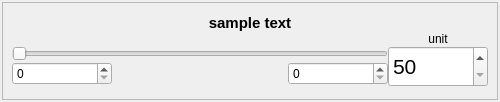
<?xml version="1.0" encoding="UTF-8"?>
<ui version="4.0">
 <class>Form</class>
 <widget class="QWidget" name="Form">
  <property name="geometry">
   <rect>
    <x>0</x>
    <y>0</y>
    <width>500</width>
    <height>102</height>
   </rect>
  </property>
  <property name="sizePolicy">
   <sizepolicy hsizetype="MinimumExpanding" vsizetype="Fixed">
    <horstretch>0</horstretch>
    <verstretch>0</verstretch>
   </sizepolicy>
  </property>
  <property name="minimumSize">
   <size>
    <width>500</width>
    <height>102</height>
   </size>
  </property>
  <property name="maximumSize">
   <size>
    <width>16777215</width>
    <height>16777215</height>
   </size>
  </property>
  <property name="windowTitle">
   <string>Form</string>
  </property>
  <layout class="QVBoxLayout" name="verticalLayout">
   <property name="spacing">
    <number>0</number>
   </property>
   <property name="margin">
    <number>2</number>
   </property>
   <item>
    <widget class="QFrame" name="frame_2">
     <property name="sizePolicy">
      <sizepolicy hsizetype="Minimum" vsizetype="Fixed">
       <horstretch>0</horstretch>
       <verstretch>0</verstretch>
      </sizepolicy>
     </property>
     <property name="maximumSize">
      <size>
       <width>16777215</width>
       <height>1677777</height>
      </size>
     </property>
     <property name="frameShape">
      <enum>QFrame::StyledPanel</enum>
     </property>
     <property name="frameShadow">
      <enum>QFrame::Sunken</enum>
     </property>
     <layout class="QVBoxLayout" name="verticalLayout_3">
      <item>
       <layout class="QGridLayout" name="gridLayout_2" rowstretch="0,0,0,0">
        <property name="sizeConstraint">
         <enum>QLayout::SetDefaultConstraint</enum>
        </property>
        <property name="spacing">
         <number>0</number>
        </property>
        <item row="2" column="0" colspan="3">
         <widget class="QSlider" name="slider">
          <property name="sizePolicy">
           <sizepolicy hsizetype="Preferred" vsizetype="Fixed">
            <horstretch>0</horstretch>
            <verstretch>0</verstretch>
           </sizepolicy>
          </property>
          <property name="font">
           <font>
            <stylestrategy>PreferAntialias</stylestrategy>
           </font>
          </property>
          <property name="minimum">
           <number>50</number>
          </property>
          <property name="maximum">
           <number>1000</number>
          </property>
          <property name="orientation">
           <enum>Qt::Horizontal</enum>
          </property>
         </widget>
        </item>
        <item row="3" column="0">
         <widget class="QSpinBox" name="minrange">
          <property name="sizePolicy">
           <sizepolicy hsizetype="Fixed" vsizetype="Fixed">
            <horstretch>0</horstretch>
            <verstretch>0</verstretch>
           </sizepolicy>
          </property>
          <property name="minimumSize">
           <size>
            <width>100</width>
            <height>0</height>
           </size>
          </property>
          <property name="keyboardTracking">
           <bool>false</bool>
          </property>
         </widget>
        </item>
        <item row="3" column="2">
         <widget class="QSpinBox" name="maxrange">
          <property name="sizePolicy">
           <sizepolicy hsizetype="Fixed" vsizetype="Fixed">
            <horstretch>0</horstretch>
            <verstretch>0</verstretch>
           </sizepolicy>
          </property>
          <property name="minimumSize">
           <size>
            <width>100</width>
            <height>0</height>
           </size>
          </property>
          <property name="keyboardTracking">
           <bool>false</bool>
          </property>
         </widget>
        </item>
        <item row="1" column="3">
         <widget class="QLabel" name="unit">
          <property name="sizePolicy">
           <sizepolicy hsizetype="Preferred" vsizetype="Fixed">
            <horstretch>0</horstretch>
            <verstretch>0</verstretch>
           </sizepolicy>
          </property>
          <property name="text">
           <string>unit</string>
          </property>
          <property name="alignment">
           <set>Qt::AlignCenter</set>
          </property>
         </widget>
        </item>
        <item row="3" column="1">
         <spacer name="horizontalSpacer_3">
          <property name="orientation">
           <enum>Qt::Horizontal</enum>
          </property>
          <property name="sizeType">
           <enum>QSizePolicy::MinimumExpanding</enum>
          </property>
          <property name="sizeHint" stdset="0">
           <size>
            <width>10</width>
            <height>26</height>
           </size>
          </property>
         </spacer>
        </item>
        <item row="0" column="0" colspan="4">
         <widget class="QLabel" name="title">
          <property name="sizePolicy">
           <sizepolicy hsizetype="MinimumExpanding" vsizetype="Fixed">
            <horstretch>0</horstretch>
            <verstretch>0</verstretch>
           </sizepolicy>
          </property>
          <property name="font">
           <font>
            <pointsize>11</pointsize>
            <weight>75</weight>
            <bold>true</bold>
           </font>
          </property>
          <property name="text">
           <string>sample text</string>
          </property>
          <property name="alignment">
           <set>Qt::AlignCenter</set>
          </property>
         </widget>
        </item>
        <item row="2" column="3" rowspan="2">
         <widget class="QSpinBox" name="spin">
          <property name="sizePolicy">
           <sizepolicy hsizetype="Fixed" vsizetype="Minimum">
            <horstretch>0</horstretch>
            <verstretch>0</verstretch>
           </sizepolicy>
          </property>
          <property name="minimumSize">
           <size>
            <width>100</width>
            <height>0</height>
           </size>
          </property>
          <property name="maximumSize">
           <size>
            <width>16777215</width>
            <height>16777215</height>
           </size>
          </property>
          <property name="font">
           <font>
            <pointsize>16</pointsize>
           </font>
          </property>
          <property name="keyboardTracking">
           <bool>false</bool>
          </property>
          <property name="minimum">
           <number>50</number>
          </property>
          <property name="maximum">
           <number>1000</number>
          </property>
         </widget>
        </item>
       </layout>
      </item>
     </layout>
    </widget>
   </item>
  </layout>
 </widget>
 <resources/>
 <connections>
  <connection>
   <sender>slider</sender>
   <signal>valueChanged(int)</signal>
   <receiver>spin</receiver>
   <slot>setValue(int)</slot>
   <hints>
    <hint type="sourcelabel">
     <x>197</x>
     <y>64</y>
    </hint>
    <hint type="destinationlabel">
     <x>448</x>
     <y>79</y>
    </hint>
   </hints>
  </connection>
  <connection>
   <sender>spin</sender>
   <signal>valueChanged(int)</signal>
   <receiver>slider</receiver>
   <slot>setValue(int)</slot>
   <hints>
    <hint type="sourcelabel">
     <x>448</x>
     <y>79</y>
    </hint>
    <hint type="destinationlabel">
     <x>197</x>
     <y>64</y>
    </hint>
   </hints>
  </connection>
 </connections>
</ui>
